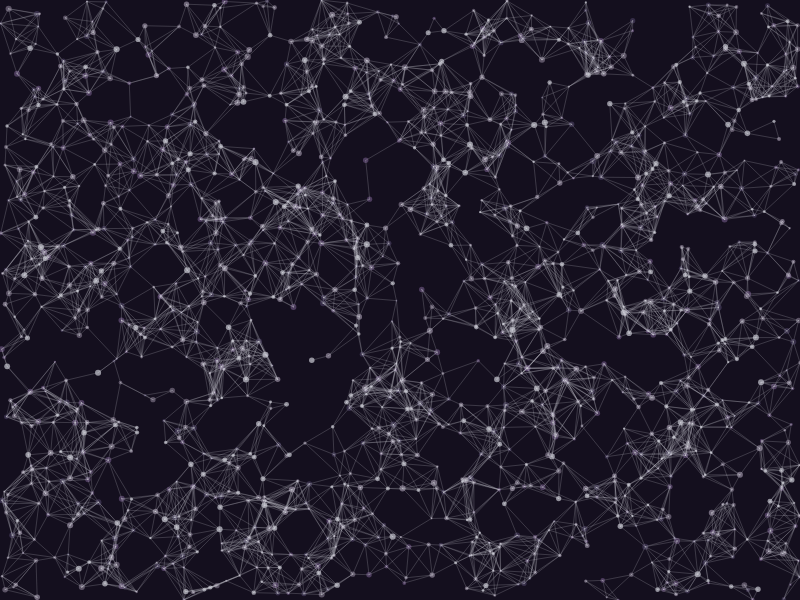
Frame 1 (no input)
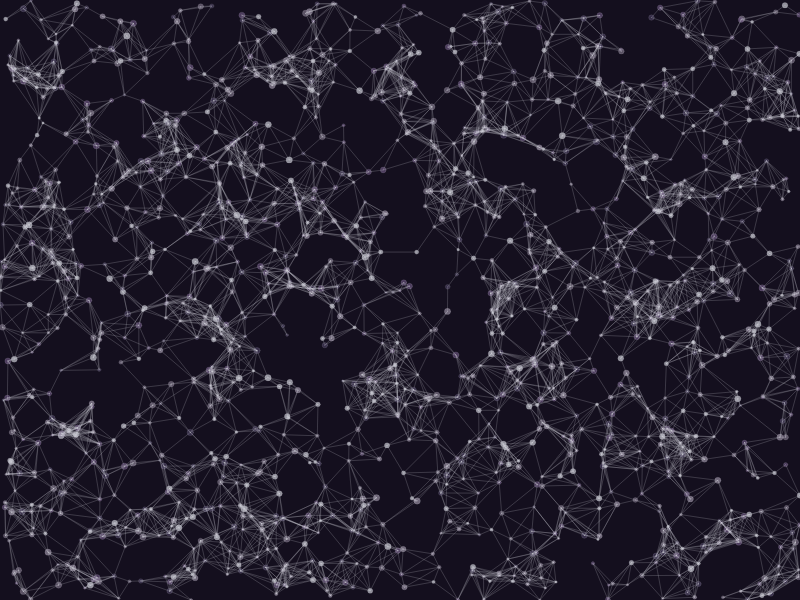
Frame 60 (no input)
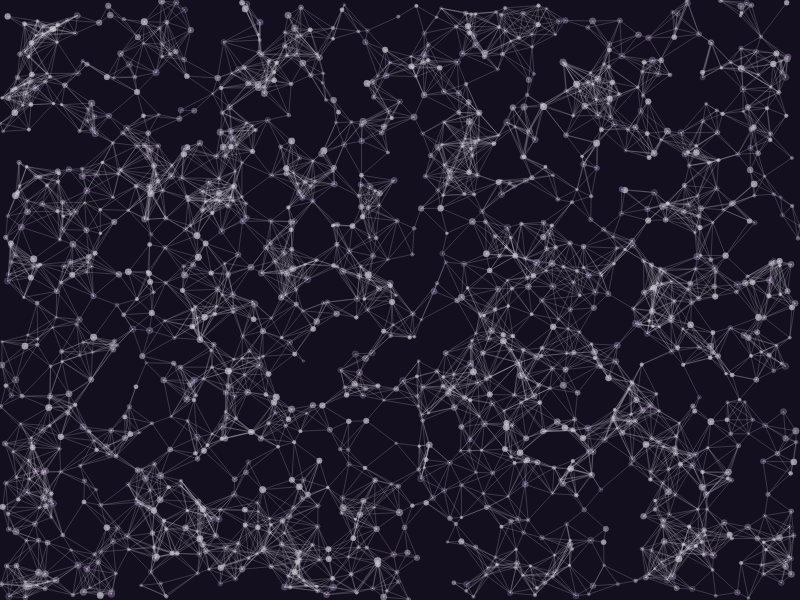
Frame 120 (the mouse pressed at the canvas centre since frame 60)

The p5.js sketch that drew these frames (run headless with seeded random() and noise() and a simulated clock; from frame 60 on, the mouse is pressed at the canvas centre):

// p5.js sketch
// ── sketch.js
let microbes = [];
let grid = [];
const GRID_SIZE = 20;
const PARTICLE_COUNT = 1500;
const CONNECTION_DISTANCE = 80;
const COLOR_PALETTE = [
  [100, 80, 120],   // mauve
  [70, 60, 90],     // darker mauve
  [150, 140, 160],  // gray
  [120, 110, 130],  // lighter gray
  [200, 200, 210]   // silver
];
let time = 0;

function setup() {
  createCanvas(800, 600);
  colorMode(RGB);
  noStroke();
  
  // Initialize microbes
  for (let i = 0; i < PARTICLE_COUNT; i++) {
    microbes.push({
      x: random(width),
      y: random(height),
      vx: random(-0.5, 0.5),
      vy: random(-0.5, 0.5),
      size: random(2, 6),
      color: random(COLOR_PALETTE),
      age: 0
    });
  }
  
  // Initialize grid
  for (let i = 0; i < width / GRID_SIZE + 1; i++) {
    grid[i] = [];
    for (let j = 0; j < height / GRID_SIZE + 1; j++) {
      grid[i][j] = [];
    }
  }
}

function draw() {
  background(20, 15, 30);
  
  time += 0.01;
  
  // Update and display microbes
  for (let i = 0; i < microbes.length; i++) {
    let m = microbes[i];
    
    // Update position with some noise
    m.x += m.vx + sin(time + i * 0.02) * 0.2;
    m.y += m.vy + cos(time + i * 0.02) * 0.2;
    
    // Boundary check and wrap
    if (m.x < 0) m.x = width;
    if (m.x > width) m.x = 0;
    if (m.y < 0) m.y = height;
    if (m.y > height) m.y = 0;
    
    // Update age
    m.age += 0.1;
    
    // Draw particle
    fill(m.color[0], m.color[1], m.color[2], 180);
    ellipse(m.x, m.y, m.size + sin(time + m.age) * 1.5);
    
    // Update grid
    let gridX = floor(m.x / GRID_SIZE);
    let gridY = floor(m.y / GRID_SIZE);
    if (gridX < grid.length && gridY < grid[0].length) {
      grid[gridX][gridY].push(i);
    }
  }
  
  // Draw connections
  for (let i = 0; i < microbes.length; i++) {
    let m1 = microbes[i];
    let gridX = floor(m1.x / GRID_SIZE);
    let gridY = floor(m1.y / GRID_SIZE);
    
    stroke(200, 200, 210, 60);
    strokeWeight(0.5);
    noFill();
    
    // Check neighbors in grid
    for (let x = -1; x <= 1; x++) {
      for (let y = -1; y <= 1; y++) {
        let nx = gridX + x;
        let ny = gridY + y;
        if (nx >= 0 && nx < grid.length && ny >= 0 && ny < grid[0].length) {
          for (let j of grid[nx][ny]) {
            if (i !== j) {
              let m2 = microbes[j];
              let dx = m1.x - m2.x;
              let dy = m1.y - m2.y;
              let d = sqrt(dx * dx + dy * dy);
              
              if (d < CONNECTION_DISTANCE) {
                line(m1.x, m1.y, m2.x, m2.y);
              }
            }
          }
        }
      }
    }
  }
  
  // Clear grid for next frame
  for (let i = 0; i < grid.length; i++) {
    for (let j = 0; j < grid[0].length; j++) {
      grid[i][j] = [];
    }
  }
}
